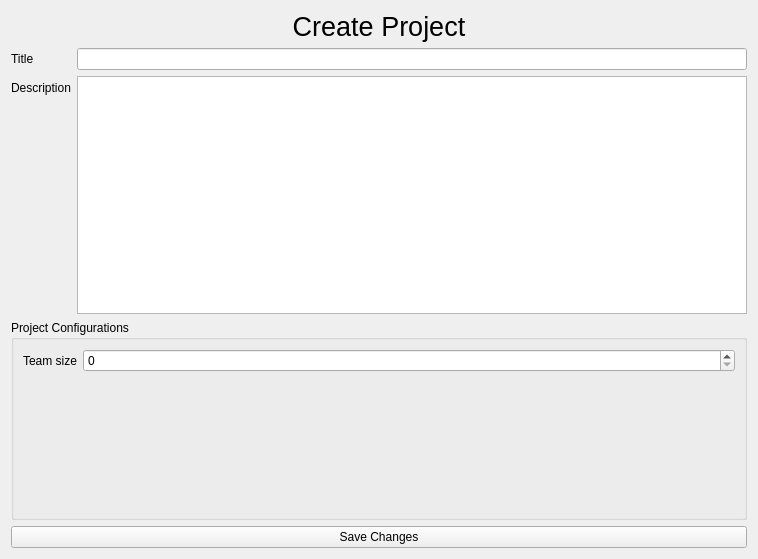
<?xml version="1.0" encoding="UTF-8"?>
<ui version="4.0">
 <class>CreateProjectWidget</class>
 <widget class="QWidget" name="CreateProjectWidget">
  <property name="geometry">
   <rect>
    <x>0</x>
    <y>0</y>
    <width>758</width>
    <height>559</height>
   </rect>
  </property>
  <property name="windowTitle">
   <string>Form</string>
  </property>
  <layout class="QVBoxLayout" name="verticalLayout">
   <item>
    <widget class="QLabel" name="lblCreateProject">
     <property name="font">
      <font>
       <pointsize>20</pointsize>
      </font>
     </property>
     <property name="text">
      <string>Create Project</string>
     </property>
     <property name="alignment">
      <set>Qt::AlignCenter</set>
     </property>
    </widget>
   </item>
   <item>
    <layout class="QFormLayout" name="formLayout">
     <property name="fieldGrowthPolicy">
      <enum>QFormLayout::AllNonFixedFieldsGrow</enum>
     </property>
     <item row="0" column="0">
      <widget class="QLabel" name="lblTitle">
       <property name="text">
        <string>Title</string>
       </property>
      </widget>
     </item>
     <item row="0" column="1">
      <widget class="QLineEdit" name="txtProjectTitle"/>
     </item>
     <item row="1" column="0">
      <widget class="QLabel" name="lblDesc">
       <property name="text">
        <string>Description</string>
       </property>
      </widget>
     </item>
     <item row="1" column="1">
      <widget class="QTextEdit" name="txtProjectDesc"/>
     </item>
    </layout>
   </item>
   <item>
    <widget class="QGroupBox" name="groupBox">
     <property name="minimumSize">
      <size>
       <width>0</width>
       <height>200</height>
      </size>
     </property>
     <property name="title">
      <string>Project Configurations</string>
     </property>
     <layout class="QFormLayout" name="formLayout_2">
      <item row="0" column="1">
       <widget class="QSpinBox" name="teamSizeSpinBox"/>
      </item>
      <item row="0" column="0">
       <widget class="QLabel" name="lblTeamSize">
        <property name="text">
         <string>Team size</string>
        </property>
       </widget>
      </item>
     </layout>
    </widget>
   </item>
   <item>
    <widget class="QPushButton" name="btnSave">
     <property name="text">
      <string>Save Changes</string>
     </property>
    </widget>
   </item>
  </layout>
 </widget>
 <resources/>
 <connections/>
</ui>
